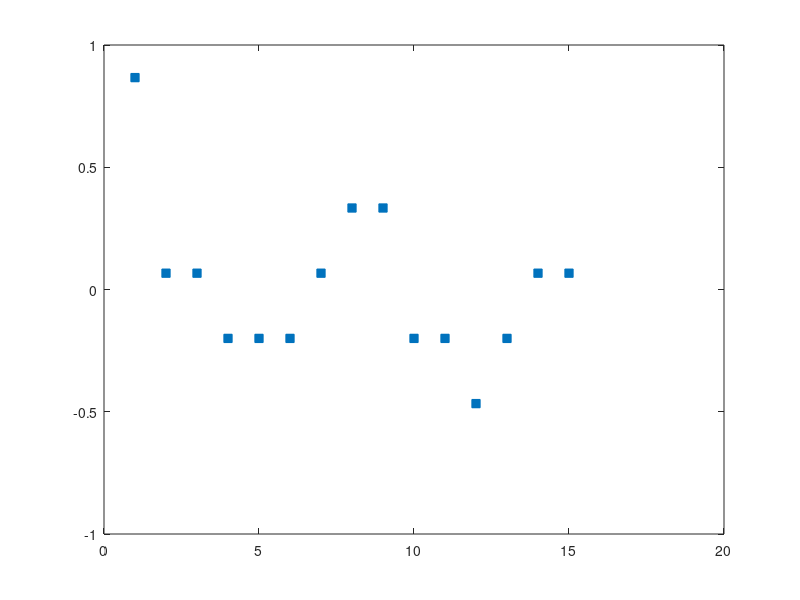

Here is the MATLAB script that generated this plot:
n = 15;

% Последовательность на основе которой кодируется 
X = [-1 -1 -1 -1 1 -1 1 -1 -1 1 -1 1 1 1 -1];

% Создание матрицы коэффициентов корреляции
H = zeros(n, n);
for i = 1: n
    for j = 1: n
        H(i, j) = X(1, j);
    end
    X = circshift(X, -1);
end

% Транспонирование вектора X 
X = X';

% Автокорреляционная функция (сама с собой)
R = (1/n) * (H * X);

% График автокорреляции последовательности X
pl = plot(R,'LineStyle','none','Marker','square','MarkerFaceColor','auto');


Z1 = [-1 -1 -1 -1 1 1 1 -1 -1 1 -1 1 1 1 -1];

% Транспонирование вектора Z1
Z1 = Z1';   

% Взаимная корреляция векторов X и Z1 (2 векторов)
Y1 = (1 / n) * (H * Z1);

% График взаимной корреляции последовательностей X и Z1
pl1 = plot(Y1,'LineStyle','none','Marker','square','MarkerFaceColor','auto');
max1 = find(Y1 == max(Y1));
E1 = mod((Z1' - H(max1, :)) / 2, 2); 

Z2 = [1 -1 -1 -1 1 -1 1 -1 -1 1 1 1 1 1 -1];
Z2 = Z2';
Y2 = (1 / n) * (H * Z2);

pl2 = plot(Y1,'LineStyle','none','Marker','square','MarkerFaceColor','auto');

max2 = find(Y2 == max(Y2));
E2 = mod((Z2' - H(max2, :)) / 2, 2); 

% E1 = [0,0,0,0,0,1,0,0,0,0,0,0,0,0,0]
% E2 = [1,0,0,0,0,0,0,0,0,0,1,0,0,0,0]